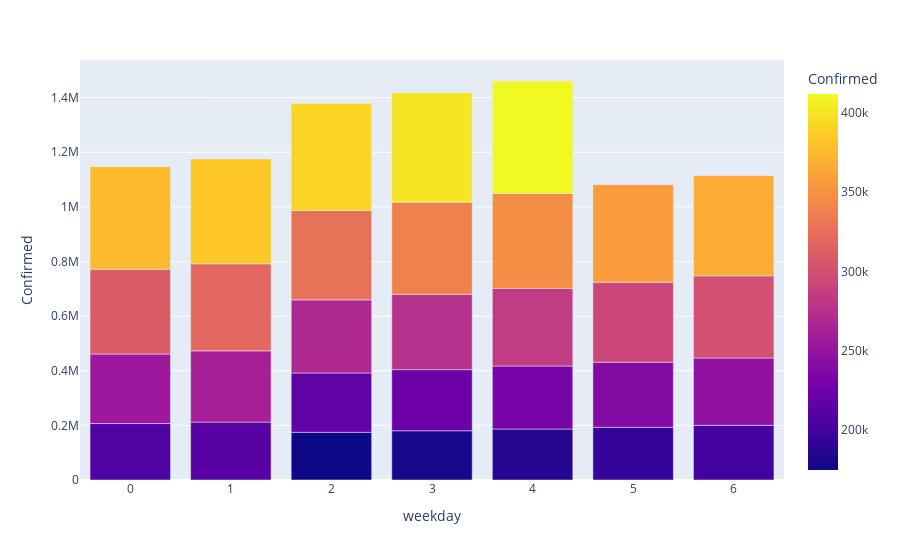

This figure's notebook cell:
### Markdown cell above
### From above report we know the difference between rates  of covid 19 cases of year 2020 and 2021 i.e 
###   --------july 2020 year                -------------------------july 2021 year 
### Recovery rate - 56%     --------------   Recovery rate - 90%  
### Active rate         - 40 %   --------------------  Active rate     -  8%     
### Death rate        - 4 %   ---------------------- Death rate   - 2 %

### Code cell
px.bar(x='weekday',y='Confirmed',data_frame=july_2020,color='Confirmed')

### Figure 1 — Plotly figure (JSON) as saved in the notebook; plotly's stock layout.template omitted (floating-point values rounded to 4 significant figures)
{"data": [{"alignmentgroup": "True", "hovertemplate": "weekday=%{x}<br>Confirmed=%{marker.color}<extra></extra>", "legendgroup": "", "marker": {"color": [174761, 180298, 186626, 192990, 200064, 206619, 211987, 217121, 223724, 230599, 238461, 246600, 254427, 260924, 267665, 275640, 284281, 292589, 300937, 310455, 318695, 327031, 337607, 347502, 357117, 366368, 375799, 383723, 391440, 400651, 411798], "coloraxis": "coloraxis", "pattern": {"shape": ""}}, "name": "", "offsetgroup": "", "orientation": "v", "showlegend": false, "textposition": "auto", "type": "bar", "x": [2, 3, 4, 5, 6, 0, 1, 2, 3, 4, 5, 6, 0, 1, 2, 3, 4, 5, 6, 0, 1, 2, 3, 4, 5, 6, 0, 1, 2, 3, 4], "xaxis": "x", "y": [174761, 180298, 186626, 192990, 200064, 206619, 211987, 217121, 223724, 230599, 238461, 246600, 254427, 260924, 267665, 275640, 284281, 292589, 300937, 310455, 318695, 327031, 337607, 347502, 357117, 366368, 375799, 383723, 391440, 400651, 411798], "yaxis": "y"}], "layout": {"barmode": "relative", "coloraxis": {"colorbar": {"title": {"text": "Confirmed"}}, "colorscale": [[0, "#0d0887"], [0.1111, "#46039f"], [0.2222, "#7201a8"], [0.3333, "#9c179e"], [0.4444, "#bd3786"], [0.5556, "#d8576b"], [0.6667, "#ed7953"], [0.7778, "#fb9f3a"], [0.8889, "#fdca26"], [1, "#f0f921"]]}, "legend": {"tracegroupgap": 0}, "margin": {"t": 60}, "xaxis": {"anchor": "y", "domain": [0, 1], "title": {"text": "weekday"}}, "yaxis": {"anchor": "x", "domain": [0, 1], "title": {"text": "Confirmed"}}}}
